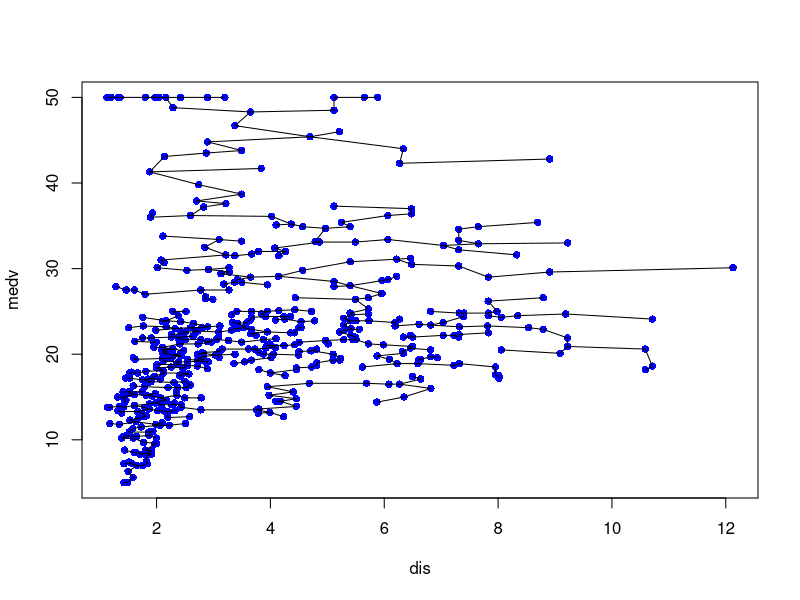

Here is the R script that generated this plot:
# Packages and libraries needed -------------------------------------------

library("MASS")
require(stats)
library(igraph)

df = Boston
#plot(df$dis, df$medv)
d <- dist(cbind(df$dis, df$medv))
matrix_of_distances <- as.matrix(d)
G <- graph.adjacency(as.matrix(d), weighted = TRUE)

## Some graphical parameters
## MST and plot
mst <- minimum.spanning.tree(G)
edgelist = matrix(data = as.integer(igraph::get.edgelist(mst)), ncol = 2, byrow = F)

df = Boston[, c('dis', 'medv')]

plot(df, pch = 16, col = "blue")
for (i in 1:dim(edgelist)[1]){
  from = edgelist[i, 1]
  to = edgelist[i, 2]
  lines(df[c(from, to), 'dis'], df[c(from, to), 'medv'])
}
